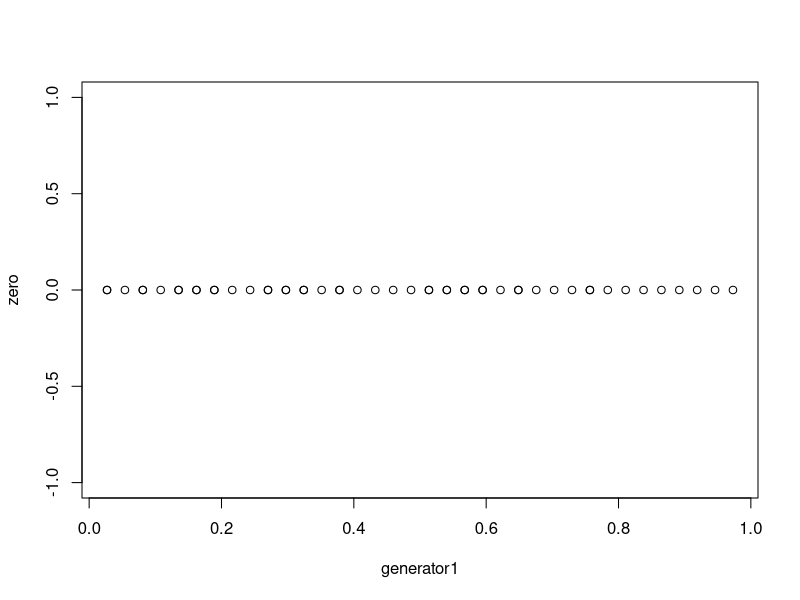
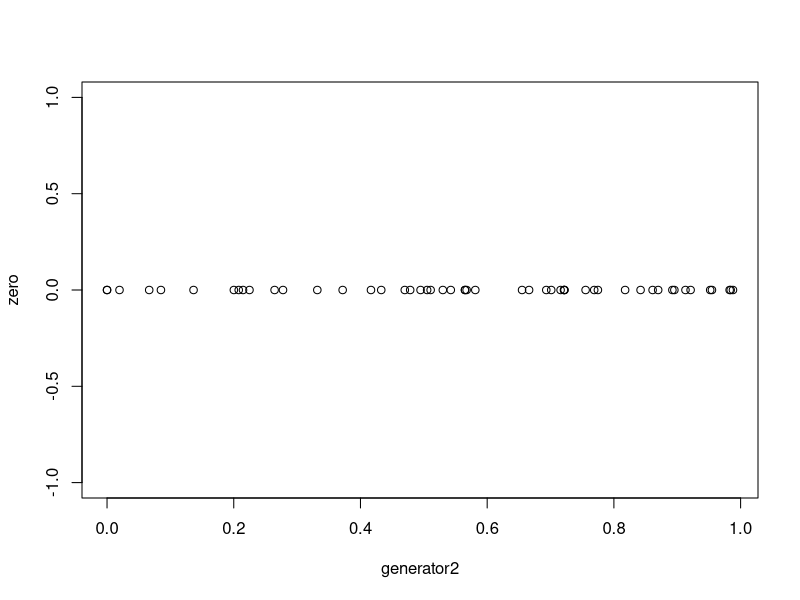
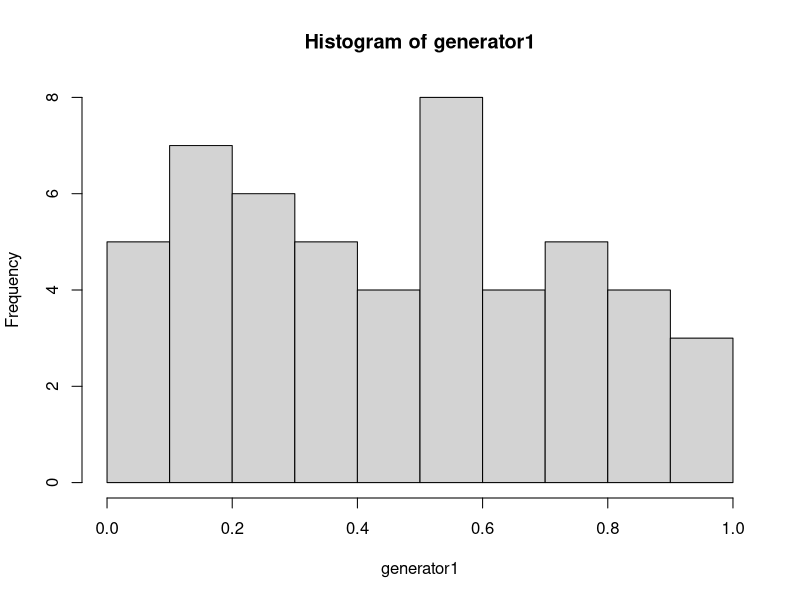
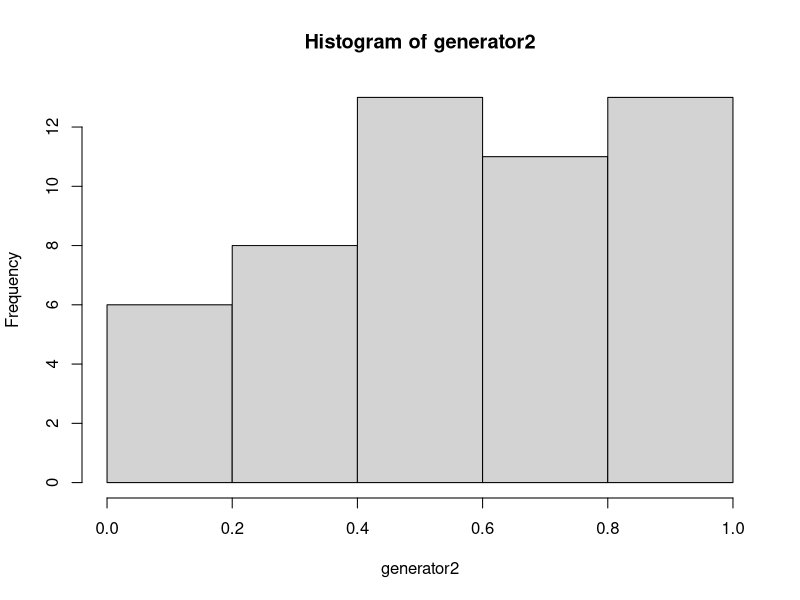
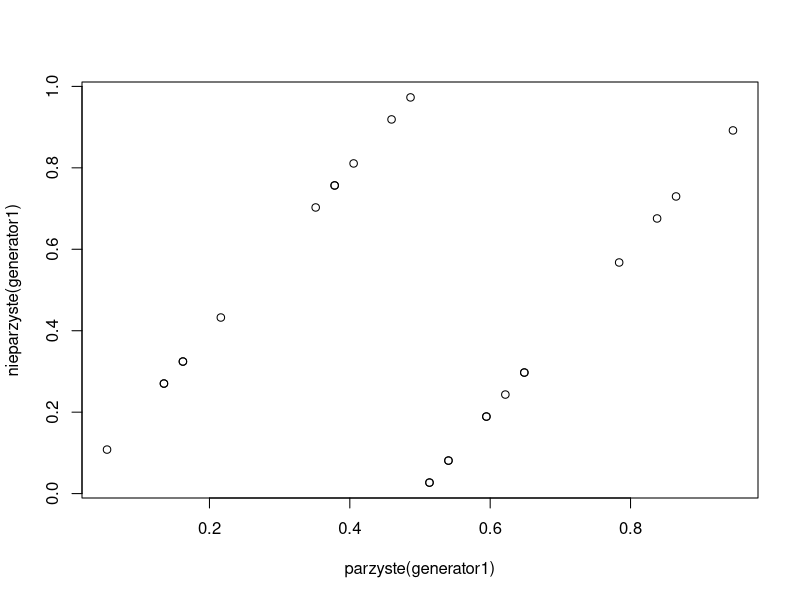
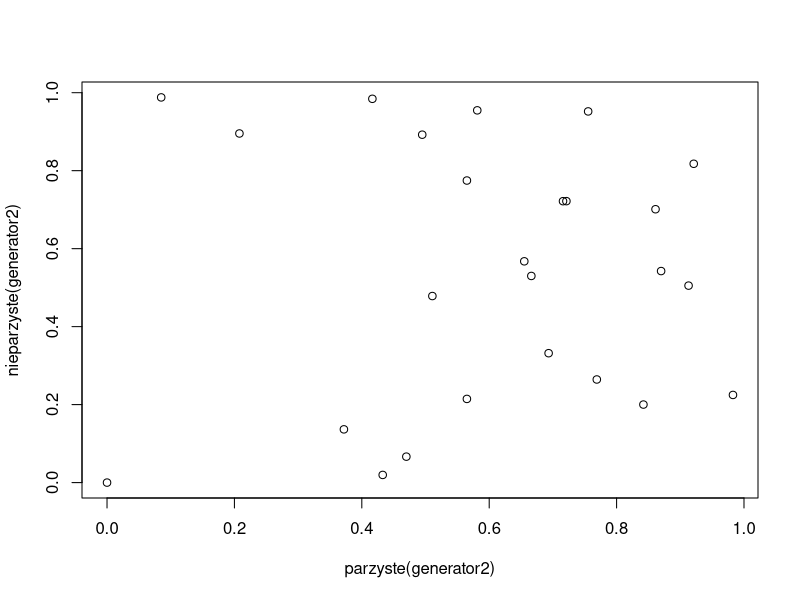
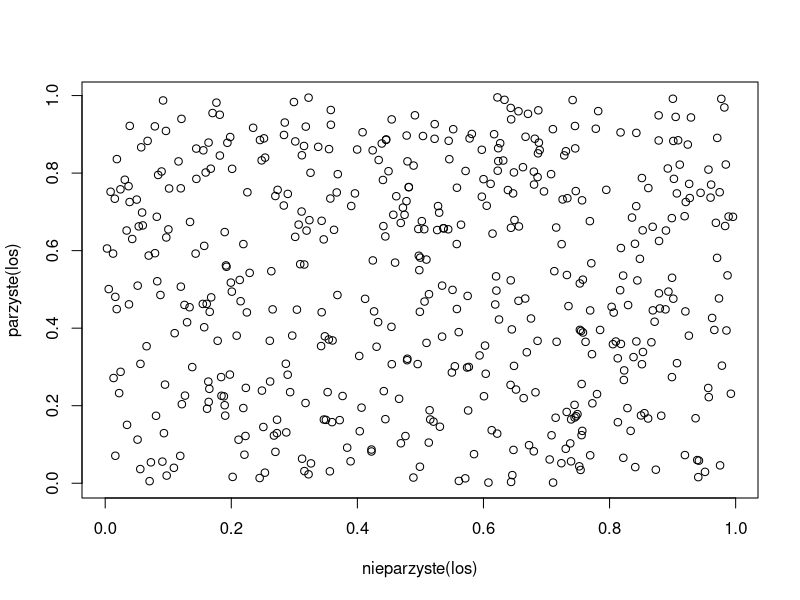
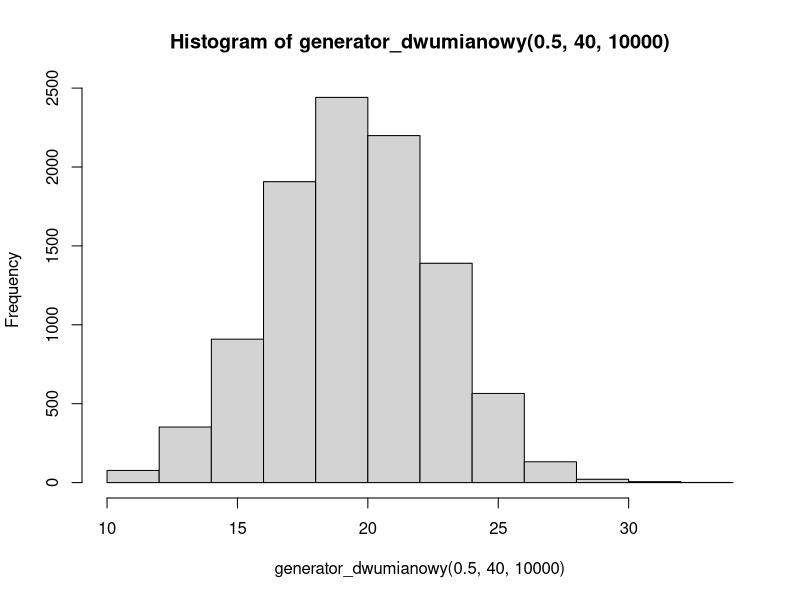

These charts were generated, in order, by the following R code:


#zad 1

# .


f <- function(a,m,n){
  s<- c(1)
  
  for( i in 1:n){
    
    k<-s[length(s)]
    s<-c(s,(a*k)%%m)
  }
  
  xn<-s/m
  
  return(xn[])
  
}


#okres wynosi 37
f(19,37,50)

#..


generator1<-f(19,37,50)
generator2<-f(39373,2**31 -1,50)

zero <- rep(0,51)

plot(generator1,zero)

plot(generator2,zero)

hist(generator1)
hist(generator2)

#...

parzyste <- function(x){
  
  k<-length(x)
  h<-x[2]
  a<-c(h)
  
  for(i in 2:(k/2)){
    a<-c(a,x[2*i])
  }
  
  return(a[])
}


nieparzyste <- function(x){
  
  k<-length(x)
  h<-x[1]
  a<-c(h)
  
  for(i in 2:(k/2)){
    a<-c(a,x[2*i - 1])
  }
  
  return(a[])
}

generator1<-f(19,37,50)
generator2<-f(39373,2**31 -1,50)

plot(parzyste(generator1),nieparzyste(generator1))
plot(parzyste(generator2),nieparzyste(generator2))


#zad 2

#.

los <- runif(1000)

plot(nieparzyste(los), parzyste(los))

#..

spr_rozk2 <- function(x,y){
  
  
  k<-length(x)
  h<- length(y)
  
  
  a<-0
  b<-0
  c<-0
  d<-0
  e<-0
  f<-0
  g<-0
  h<-0
  i<-0
  
  
  for(i in 1:k){
    
    for(j in 1:h){
      j
      #if(TRUE){
      #if( ((x[i]<(1/3)) & (y[j]<(1/3)))){
      if( x[j]<(1/3) & y[j]<(1/3)){
        a<-a+1
      }
      if( (x[i]<(1/3)) & (y[j]>(1/3)) & (y[j]<(2/3)) ){
        b<-b+1
      }
      if( (x[i]<(1/3)) &  (y[j]>(2/3)) ){
        c<-c+1
      }
      ####
      if( (x[i]>(1/3)) & (x[i]<(2/3)) & (y[j]<(1/3))){
        d<-d+1
      }
      if( (x[i]>(1/3)) & (x[i]<(2/3)) & (y[j]>(1/3)) & (y[j]<(2/3)) ){
        e<-e+1
      }
      if( (x[i]>(1/3)) & (x[i]<(2/3)) &  (y[j]>(2/3)) ){
        f<-f+1
      }
      #
      if( (x[i]>(2/3)) & (y[j]<(1/3))){
        g<-g+1
      }
      if( (x[i]>(2/3)) & (y[j]>(1/3)) & (y[j]<(2/3)) ){
        h<-h+1
      }
      if( (x[i]>(2/3)) &  (y[j]>(2/3)) ){
        i<-i+1
      }
      
    }
  }
  
  
  
  zzz<-c(a,b,c,d,e,f,g,h,i)
  
  return(zzz[])
  
}



x <- runif(1000)



 
spr_rozk2 <- function(x,y){
  
  
  k<-length(x)
  h<- length(y)
  
  
  a<-0
  b<-0
  c<-0
  d<-0
  e<-0
  f<-0
  g<-0
  h<-0
  i<-0
  
  
  for(i in 1:k){
    
    for(j in 1:h){
      j
      #if(TRUE){
      #if( ((x[i]<(1/3)) & (y[j]<(1/3)))){
      if( x[j]<(1/3) & y[j]<(1/3)){
        a<-a+1
      }
      if( (x[i]<(1/3)) & (y[j]>(1/3)) & (y[j]<(2/3)) ){
        b<-b+1
      }
      if( (x[i]<(1/3)) &  (y[j]>(2/3)) ){
        c<-c+1
      }
      ####
      if( (x[i]>(1/3)) & (x[i]<(2/3)) & (y[j]<(1/3))){
        d<-d+1
      }
      if( (x[i]>(1/3)) & (x[i]<(2/3)) & (y[j]>(1/3)) & (y[j]<(2/3)) ){
        e<-e+1
      }
      if( (x[i]>(1/3)) & (x[i]<(2/3)) &  (y[j]>(2/3)) ){
        f<-f+1
      }
      #
      if( (x[i]>(2/3)) & (y[j]<(1/3))){
        g<-g+1
      }
      if( (x[i]>(2/3)) & (y[j]>(1/3)) & (y[j]<(2/3)) ){
        h<-h+1
      }
      if( (x[i]>(2/3)) &  (y[j]>(2/3)) ){
        i<-i+1
      }
      
    }
  }

  
  
  zzz<-c(a,b,c,d,e,f,g,h,i)
  
  return(zzz[])
  
}


spr_rozk <- function(x,y){
  
  kx<-length(x)
  ky<-length(y)
  
  a<-0
  b<-0
  c<-0
  d<-0
  
  
  for(i in 1:kx){
    for( j in 1:ky){
      if( x[i]<(1/2) & y[j]<(1/2)){
        a<-a+1
      }
      
      if( x[i]>(1/2) & y[j]<(1/2)){
        b<-b+1
      }
      
      if( x[i]<(1/2) & y[j]>(1/2)){
        c<-c+1
      }
      
      if( x[i]>(1/2) & y[j]>(1/2)){
        d<-d+1
      }
      
    }
    
    
    
  }
  return(c(a,b,c,d))
}

spr_rozk(parzyste(x),nieparzyste(x))

#...

#dzieki tej funkcji za każdym razem otzrymujemy te same wyniki
set.seed(2)
e<-runif(50)


#zad 3

#.


# p- prawdobienstwo z przedziału [0,1]
#n ilosc generowanych liczb
generator_dwupunktowy<-function(p,n){
  
  x<-c()
  
  y<-runif(n)
  
  for(i in 1:n){
    if(y[i]<=p){
      x<-c(x,1)
    }else{
      x<-c(x,0)
      
      
    }
  }
  
  return(x[])
  
}
generator_dwupunktowy(0.83567,20)

#..

generator_dwumianowy<- function(p,n, ilosc){
  
  
  x<-generator_dwupunktowy(p,ilosc)
  
  
  
  
  for(i in 2:n){
    x<- x+ generator_dwupunktowy(p,ilosc)
  }
    
  
  return(x[])
}
generator_dwumianowy(0.2,9,1000)

hist(generator_dwumianowy(0.5,40,10000))

#...


#lam - lambda parametr który zmieniamy w tym rozkładzie
# ilość generowanych liczb
generator_poison <- function(lam, n){
  
  e<- exp(-lam)
  
  p<-e
  
  S <- p
  
  x<-runif(n)
  
  wynik<-c()
  
  for(i in 1:n){
    
    
    p<- e
    S <- p
    k<- 0
    
    
    while(S<x[i]){
      p<- p*(lam/(k+1))
      S<-S+p
      k<- k+1
    }
    
    wynik<-c(wynik,k)
    
    
  }
  
  return(wynik[])
  
  
  
  
}

generator_poison(10,100)

hist(generator_poison(10,1000))

































